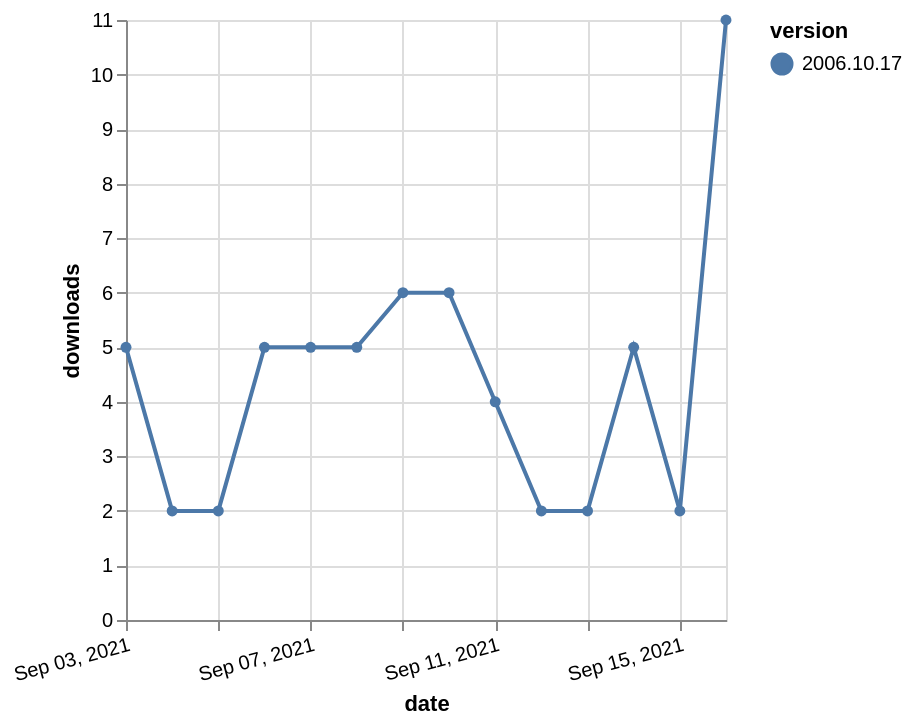

Vega-Lite specification stored for this chart:
### Vega-Lite specification from a JSON file in a GitHub repository (floating-point values rounded to 4 significant figures)
{"$schema": "https://vega.github.io/schema/vega-lite/v5.json", "description": "A simple bar chart with embedded data.", "data": {"values": [{"date": "2021-09-03", "total": 3619, "delta": 5, "version": "2006.10.17"}, {"date": "2021-09-04", "total": 3621, "delta": 2, "version": "2006.10.17"}, {"date": "2021-09-05", "total": 3623, "delta": 2, "version": "2006.10.17"}, {"date": "2021-09-06", "total": 3628, "delta": 5, "version": "2006.10.17"}, {"date": "2021-09-07", "total": 3633, "delta": 5, "version": "2006.10.17"}, {"date": "2021-09-08", "total": 3638, "delta": 5, "version": "2006.10.17"}, {"date": "2021-09-09", "total": 3644, "delta": 6, "version": "2006.10.17"}, {"date": "2021-09-10", "total": 3650, "delta": 6, "version": "2006.10.17"}, {"date": "2021-09-11", "total": 3654, "delta": 4, "version": "2006.10.17"}, {"date": "2021-09-12", "total": 3656, "delta": 2, "version": "2006.10.17"}, {"date": "2021-09-13", "total": 3658, "delta": 2, "version": "2006.10.17"}, {"date": "2021-09-14", "total": 3663, "delta": 5, "version": "2006.10.17"}, {"date": "2021-09-15", "total": 3665, "delta": 2, "version": "2006.10.17"}, {"date": "2021-09-16", "total": 3676, "delta": 11, "version": "2006.10.17"}]}, "width": "container", "mark": {"type": "line", "point": {"filled": true}}, "encoding": {"x": {"field": "date", "type": "temporal", "timeUnit": "yearmonthdate", "title": "date", "axis": {"labelAngle": -15}}, "y": {"field": "delta", "type": "quantitative", "title": "downloads"}, "color": {"field": "version", "type": "nominal"}, "tooltip": {"field": "delta"}}}
